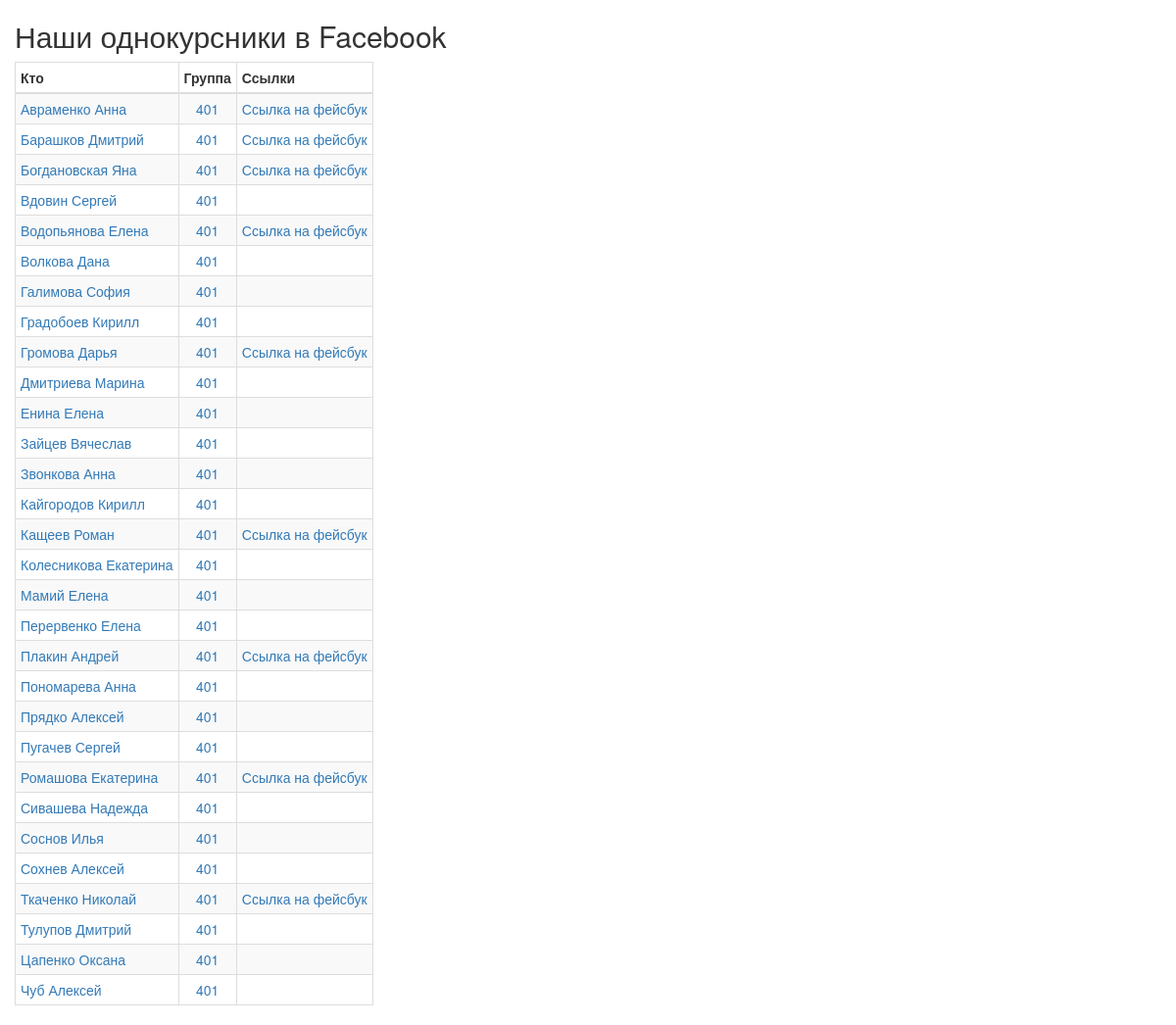
The page /401/ on the database its author committed.
### group_list/models.py (models this page shows, shortened)
class GroupMate(models.Model):
    group = models.ForeignKey(
        Group,
        verbose_name='Группа',
        blank=True,
        null=True
    )
    name = models.CharField(
        max_length=100,
        verbose_name='Имя',
        blank=True,
        null=True,
    )
    facebook_link = models.CharField(
        max_length=500,
        verbose_name='Ссылка на фейсбук',
        blank=True,
        null=True,
    )
    class Meta:
        verbose_name = 'Учащийся'
        verbose_name_plural = 'Учащиеся'

class Group(models.Model):
    name = models.CharField(
        max_length=10,
        verbose_name='Название',
        blank=True,
        null=True,
    )
    class Meta:
        verbose_name = 'Группа'
        verbose_name_plural = 'Группы'

### group_list/views.py (the view)
# urls.py: url(r'^(?P<group_name>[-a-z-A-Z-а-я-А-Я-0-9-_+.]+)/$', views.group_list_view,
def group_list_view(request, group_name):
    mates = GroupMate.objects.filter(group__name=group_name)
    return render(request, 'group_list.html', {'mates': mates})

### templates/group_list.html (shortened to what this page needs)
<!DOCTYPE html>
<html lang="ru">
<head>
    <link rel="stylesheet" type="text/css" href="https://maxcdn.bootstrapcdn.com/bootstrap/3.3.7/css/bootstrap.min.css" />
</head>
<body>
<div class="container-fluid">
    <h2>Наши однокурсники в Facebook</h2>
    <table class="table table-bordered table-striped table-condensed" style="width: auto !important;">
        <thead>
        <tr>
            <th> Кто </th>
			<th> Группа </th>
            <th> Ссылки </th>
        </tr>
        </thead>
        <tbody>
            {% for mate in mates %}
              <tr>
      			    <td><a href="#">{{ mate.name }}</a></td>
        				<td align=center><a href="/{{ mate.group.name }}/">{{ mate.group.name }}</a></td>
                <td align=center><a href="{{ mate.facebook_link|default:'' }}">{% if mate.facebook_link %}Ссылка на фейсбук{% endif %}</a></td>
              </tr>
            {% endfor %}
        </tbody>
    </table>
</div>
</body>
</html>

### rows shown on the page
GroupMate: name "Авраменко Анна", group.name "401", shows "Ссылка на фейсбук"
GroupMate: name "Барашков Дмитрий", group.name "401", shows "Ссылка на фейсбук"
GroupMate: name "Богдановская Яна", group.name "401", shows "Ссылка на фейсбук"
GroupMate: name "Вдовин Сергей", group.name "401"
GroupMate: name "Водопьянова Елена", group.name "401", shows "Ссылка на фейсбук"
GroupMate: name "Волкова Дана", group.name "401"
GroupMate: name "Галимова София", group.name "401"
GroupMate: name "Градобоев Кирилл", group.name "401"
GroupMate: name "Громова Дарья", group.name "401", shows "Ссылка на фейсбук"
GroupMate: name "Дмитриева Марина", group.name "401"
GroupMate: name "Енина Елена", group.name "401"
GroupMate: name "Зайцев Вячеслав", group.name "401"
GroupMate: name "Звонкова Анна", group.name "401"
GroupMate: name "Кайгородов Кирилл", group.name "401"
GroupMate: name "Кащеев Роман", group.name "401", shows "Ссылка на фейсбук"
GroupMate: name "Колесникова Екатерина", group.name "401"
GroupMate: name "Мамий Елена", group.name "401"
GroupMate: name "Перервенко Елена", group.name "401"
GroupMate: name "Плакин Андрей", group.name "401", shows "Ссылка на фейсбук"
GroupMate: name "Пономарева Анна", group.name "401"
GroupMate: name "Прядко Алексей", group.name "401"
GroupMate: name "Пугачев Сергей", group.name "401"
GroupMate: name "Ромашова Екатерина", group.name "401", shows "Ссылка на фейсбук"
GroupMate: name "Сивашева Надежда", group.name "401"
GroupMate: name "Соснов Илья", group.name "401"
GroupMate: name "Сохнев Алексей", group.name "401"
GroupMate: name "Ткаченко Николай", group.name "401", shows "Ссылка на фейсбук"
GroupMate: name "Тулупов Дмитрий", group.name "401"
GroupMate: name "Цапенко Оксана", group.name "401"
GroupMate: name "Чуб Алексей", group.name "401"
